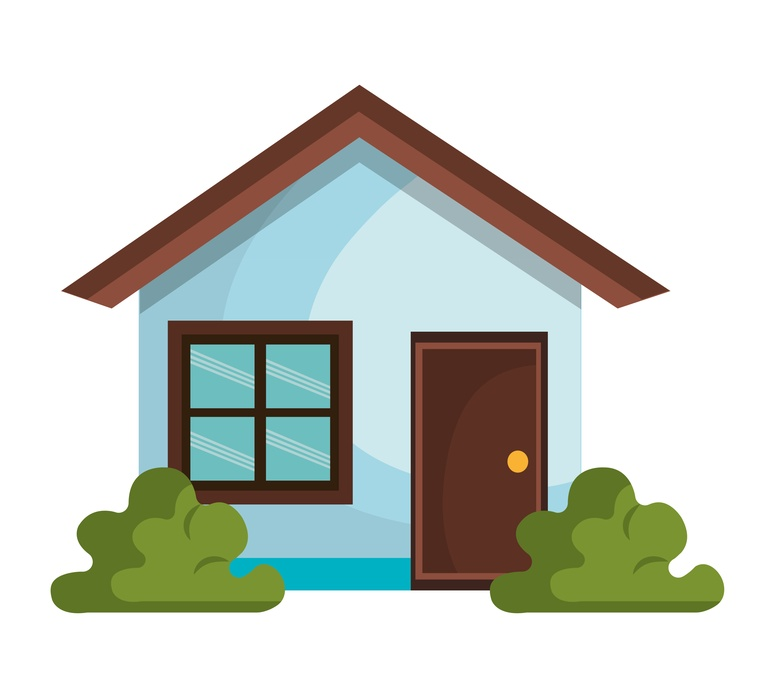
#> input picture house.jpg, 775 x 698 px, shrunk from 5315 x 4790 before the run, found by its file name
$ python main_graphical_optimization.py
#> lines starting #> are read from the running program, lines starting #| are printed output that depends on the picture; after the words box and inside, x2 and y2 are one past the last pixel; in counts of white or black regions, pixels touching at a corner belong together
### graphical_hospital_optimization.py
import random
import math
import cv2
import numpy as np
from typing import List, Tuple, Dict
import os

class GraphicalHospitalOptimization:
    def __init__(self, grid_width: int = 15, grid_height: int = 15,
                 num_houses: int = 20, num_ambulances: int = 4,
                 num_hospitals: int = 3):
        self.grid_width = grid_width
        self.grid_height = grid_height
        self.num_houses = num_houses
        self.num_ambulances = num_ambulances
        self.num_hospitals = num_hospitals

        # Initialize positions
        self.houses = self._generate_random_positions(num_houses)
        self.ambulances = self._generate_random_positions(num_ambulances)
        self.hospitals = self._generate_random_positions(num_hospitals)

        # Cost weights
        self.house_hospital_weight = 1.0
        self.ambulance_hospital_weight = 2.0
        self.ambulance_house_weight = 1.5

        # Load images
        self.house_img = self._load_image("../images/house.jpg", (50, 50))
        self.ambulance_img = self._load_image("../images/ambulance.jpg", (50, 50))
        self.hospital_img = self._load_image("../images/hospital.jpg", (50, 50))

        # Create hospital image if not exists
        if self.hospital_img is None:
            self.hospital_img = self._create_hospital_image((50, 50))

    def _load_image(self, image_path: str, size: Tuple[int, int]):
        """Load and resize an image"""
        if os.path.exists(image_path):
            img = cv2.imread(image_path)
            if img is not None:
                img = cv2.resize(img, size)
                return img
        print(f"Warning: Image {image_path} not found, using generated image")
        return None

    # [16 lines left out: function _create_hospital_image, not called in this run]

    def _generate_random_positions(self, count: int) -> List[Tuple[int, int]]:
        """Generate random positions on the grid"""
        positions = []
        for _ in range(count):
            x = random.randint(0, self.grid_width - 1)
            y = random.randint(0, self.grid_height - 1)
            positions.append((x, y))
        return positions

    def euclidean_distance(self, pos1: Tuple[int, int], pos2: Tuple[int, int]) -> float:
        """Calculate Euclidean distance between two positions"""
        return math.sqrt((pos1[0] - pos2[0])**2 + (pos1[1] - pos2[1])**2)

    def total_cost(self) -> float:
        """Calculate total cost of current configuration"""
        total = 0.0

        for house in self.houses:
            min_dist = min(self.euclidean_distance(house, hospital)
                         for hospital in self.hospitals)
            total += min_dist * self.house_hospital_weight

        for ambulance in self.ambulances:
            min_dist = min(self.euclidean_distance(ambulance, hospital)
                         for hospital in self.hospitals)
            total += min_dist * self.ambulance_hospital_weight

        for house in self.houses:
            min_ambulance_dist = min(self.euclidean_distance(house, ambulance)
                                   for ambulance in self.ambulances)
            total += min_ambulance_dist * self.ambulance_house_weight

        return total

    def get_neighbor(self) -> 'GraphicalHospitalOptimization':
        """Generate a neighbor solution by moving one entity"""
        neighbor = self.copy()

        entity_type = random.choice(['hospital', 'ambulance'])

        if entity_type == 'hospital' and self.hospitals:
            idx = random.randint(0, len(self.hospitals) - 1)
            old_pos = neighbor.hospitals[idx]
            new_pos = self._get_valid_neighbor_position(old_pos)
            neighbor.hospitals[idx] = new_pos

        elif entity_type == 'ambulance' and self.ambulances:
            idx = random.randint(0, len(self.ambulances) - 1)
            old_pos = neighbor.ambulances[idx]
            new_pos = self._get_valid_neighbor_position(old_pos)
            neighbor.ambulances[idx] = new_pos

        return neighbor

    def _get_valid_neighbor_position(self, pos: Tuple[int, int]) -> Tuple[int, int]:
        """Get a valid neighboring position"""
        x, y = pos
        moves = [(0, 1), (1, 0), (0, -1), (-1, 0)]

        valid_moves = []
        for dx, dy in moves:
            new_x, new_y = x + dx, y + dy
            if (0 <= new_x < self.grid_width and 0 <= new_y < self.grid_height):
                valid_moves.append((new_x, new_y))

        return random.choice(valid_moves) if valid_moves else pos

    def copy(self) -> 'GraphicalHospitalOptimization':
        """Create a copy of the current state"""
        new_state = GraphicalHospitalOptimization(self.grid_width, self.grid_height,
                                                self.num_houses, self.num_ambulances,
                                                self.num_hospitals)
        new_state.houses = self.houses.copy()
        new_state.ambulances = self.ambulances.copy()
        new_state.hospitals = self.hospitals.copy()
        return new_state

    def create_visualization(self, show_paths: bool = False) -> np.ndarray:
        """Create a graphical visualization of the grid"""
        cell_size = 60
        padding = 20
        legend_height = 100

        grid_width_px = self.grid_width * cell_size + 2 * padding
        grid_height_px = self.grid_height * cell_size + 2 * padding + legend_height
        grid_img = np.ones((grid_height_px, grid_width_px, 3), dtype=np.uint8) * 240

        for i in range(self.grid_width + 1):
            x = padding + i * cell_size
            cv2.line(grid_img, (x, padding), (x, padding + self.grid_height * cell_size), (200, 200, 200), 1)

        for i in range(self.grid_height + 1):
            y = padding + i * cell_size
            cv2.line(grid_img, (padding, y), (padding + self.grid_width * cell_size, y), (200, 200, 200), 1)

        for x, y in self.houses:
            img_x = padding + x * cell_size + (cell_size - 50) // 2
            img_y = padding + y * cell_size + (cell_size - 50) // 2
            if self.house_img is not None:
                grid_img[img_y:img_y+50, img_x:img_x+50] = self.house_img
            else:
                cv2.rectangle(grid_img, (img_x, img_y), (img_x+50, img_y+50), (0, 255, 0), -1)

        for x, y in self.ambulances:
            img_x = padding + x * cell_size + (cell_size - 50) // 2
            img_y = padding + y * cell_size + (cell_size - 50) // 2
            if self.ambulance_img is not None:
                grid_img[img_y:img_y+50, img_x:img_x+50] = self.ambulance_img
            else:
                cv2.rectangle(grid_img, (img_x, img_y), (img_x+50, img_y+50), (255, 0, 0), -1)

        for x, y in self.hospitals:
            img_x = padding + x * cell_size + (cell_size - 50) // 2
            img_y = padding + y * cell_size + (cell_size - 50) // 2
            if self.hospital_img is not None:
                grid_img[img_y:img_y+50, img_x:img_x+50] = self.hospital_img
            else:
                cv2.rectangle(grid_img, (img_x, img_y), (img_x+50, img_y+50), (0, 0, 255), -1)

        if show_paths:
            self._draw_paths(grid_img, padding, cell_size)

        legend_y = padding + self.grid_height * cell_size + 10
        self._draw_legend(grid_img, legend_y, padding, cell_size)

        cost_text = f"Total Cost: {self.total_cost():.2f}"
        cv2.putText(grid_img, cost_text, (padding, legend_y + 80),
                   cv2.FONT_HERSHEY_SIMPLEX, 0.6, (0, 0, 0), 2)

        return grid_img

    def _draw_paths(self, grid_img: np.ndarray, padding: int, cell_size: int):
        for house in self.houses:
            nearest_hospital = min(self.hospitals, key=lambda h: self.euclidean_distance(house, h))
            self._draw_line(grid_img, house, nearest_hospital, padding, cell_size, (0, 255, 0), 1)

        for ambulance in self.ambulances:
            nearest_hospital = min(self.hospitals, key=lambda h: self.euclidean_distance(ambulance, h))
            self._draw_line(grid_img, ambulance, nearest_hospital, padding, cell_size, (255, 0, 0), 1)

    def _draw_line(self, grid_img: np.ndarray, pos1: Tuple[int, int], pos2: Tuple[int, int],
                  padding: int, cell_size: int, color: Tuple[int, int, int], thickness: int):
        x1 = padding + pos1[0] * cell_size + cell_size // 2
        y1 = padding + pos1[1] * cell_size + cell_size // 2
        x2 = padding + pos2[0] * cell_size + cell_size // 2
        y2 = padding + pos2[1] * cell_size + cell_size // 2
        cv2.line(grid_img, (x1, y1), (x2, y2), color, thickness)

    def _draw_legend(self, grid_img: np.ndarray, legend_y: int, padding: int, cell_size: int):
        if self.house_img is not None:
            grid_img[legend_y:legend_y+30, padding:padding+30] = cv2.resize(self.house_img, (30, 30))
        else:
            cv2.rectangle(grid_img, (padding, legend_y), (padding+30, legend_y+30), (0, 255, 0), -1)
        cv2.putText(grid_img, "House", (padding+40, legend_y+20), cv2.FONT_HERSHEY_SIMPLEX,
                  0.5, (0, 0, 0), 1)

        if self.ambulance_img is not None:
            grid_img[legend_y:legend_y+30, padding+120:padding+150] = cv2.resize(self.ambulance_img, (30, 30))
        else:
            cv2.rectangle(grid_img, (padding+120, legend_y), (padding+150, legend_y+30), (255, 0, 0), -1)
        cv2.putText(grid_img, "Ambulance", (padding+160, legend_y+20), cv2.FONT_HERSHEY_SIMPLEX,
                  0.5, (0, 0, 0), 1)

        if self.hospital_img is not None:
            grid_img[legend_y:legend_y+30, padding+250:padding+280] = cv2.resize(self.hospital_img, (30, 30))
        else:
            cv2.rectangle(grid_img, (padding+250, legend_y), (padding+280, legend_y+30), (0, 0, 255), -1)
        cv2.putText(grid_img, "Hospital", (padding+290, legend_y+20), cv2.FONT_HERSHEY_SIMPLEX,
                  0.5, (0, 0, 0), 1)

    def display(self, window_name: str = "Hospital Optimization", show_paths: bool = False):
        visualization = self.create_visualization(show_paths)
        cv2.imshow(window_name, visualization)
        cv2.waitKey(1)

    def save_visualization(self, filename: str, show_paths: bool = False):
        visualization = self.create_visualization(show_paths)
        cv2.imwrite(filename, visualization)

### graphical_hill_climbing.py
import cv2
import random
import math
from graphical_hospital_optimization import GraphicalHospitalOptimization

class GraphicalHillClimbingOptimizer:
    def __init__(self, max_iterations: int = 1000, max_no_improvement: int = 100,
                 display_frequency: int = 10):
        self.max_iterations = max_iterations
        self.max_no_improvement = max_no_improvement
        self.display_frequency = display_frequency

    def optimize(self, initial_state: GraphicalHospitalOptimization) -> GraphicalHospitalOptimization:
        current_state = initial_state
        current_cost = current_state.total_cost()

        best_state = current_state.copy()
        best_cost = current_cost

        no_improvement_count = 0

        print(f"Initial cost: {current_cost:.2f}")
        current_state.display("Hospital Optimization - Initial State")

        for iteration in range(self.max_iterations):
            if no_improvement_count >= self.max_no_improvement:
                print(f"Stopping early - no improvement for {self.max_no_improvement} iterations")
                break

            neighbor = current_state.get_neighbor()
            neighbor_cost = neighbor.total_cost()

            if neighbor_cost < current_cost:
                current_state = neighbor
                current_cost = neighbor_cost
                no_improvement_count = 0

                if neighbor_cost < best_cost:
                    best_state = neighbor.copy()
                    best_cost = neighbor_cost
                    print(f"Iteration {iteration}: New best cost: {best_cost:.2f}")
                    best_state.display("Hospital Optimization - Best State")
            else:
                no_improvement_count += 1

            if iteration % self.display_frequency == 0:
                current_state.display("Hospital Optimization - Current State")

            if iteration % 100 == 0:
                print(f"Iteration {iteration}: Current cost: {current_cost:.2f}")

        print(f"Final best cost: {best_cost:.2f}")
        print(f"Improvement: {initial_state.total_cost() - best_cost:.2f}")

        best_state.display("Hospital Optimization - Final Result", show_paths=True)
        best_state.save_visualization("../results/final_optimization_result.jpg", show_paths=True)
        print("Final result saved as '../results/final_optimization_result.jpg'")

        return best_state

class SimulatedAnnealingOptimizer:
    # [48 lines left out: functions __init__, optimize, not called in this run]

### main_graphical_optimization.py
import random
import cv2
from graphical_hospital_optimization import GraphicalHospitalOptimization
from graphical_hill_climbing import GraphicalHillClimbingOptimizer, SimulatedAnnealingOptimizer

def main():
    random.seed(42)

    print("Creating graphical hospital optimization problem...")
    problem = GraphicalHospitalOptimization(
        grid_width=12,
        grid_height=12,
        num_houses=15,
        num_ambulances=3,
        num_hospitals=2
    )
#> in _load_image, img is the input picture: shape (698, 775, 3); mean B, G, R 199.3, 207.1, 202.2
#> call 2 of _load_image, with image_path = '../images/ambulance.jpg', size = (50, 50)
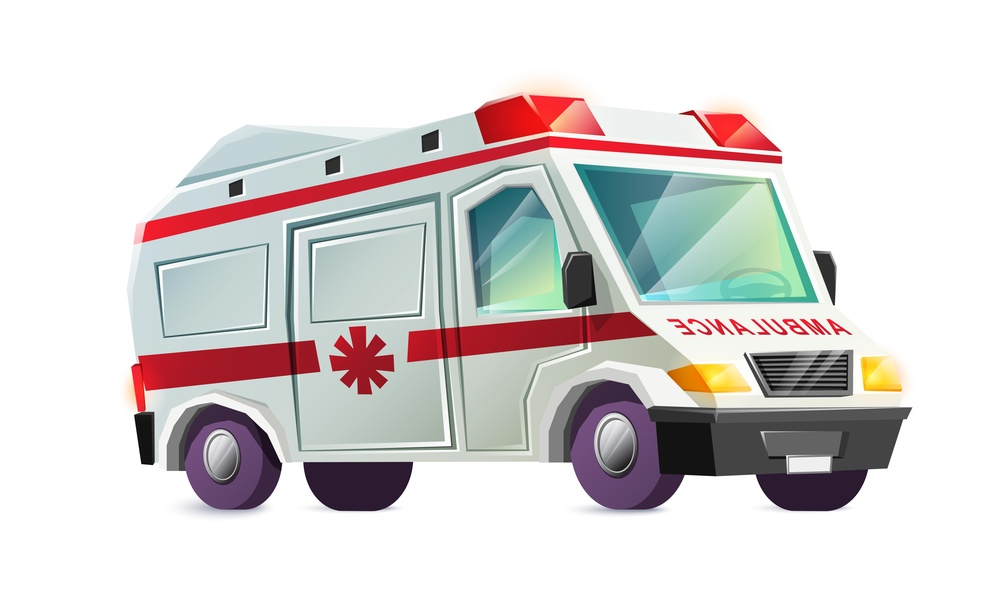
#> input picture ambulance.jpg, 1000 x 603 px, shrunk from 6862 x 4135 before the run, found by its file name
#> in _load_image, img is the input picture: shape (603, 1000, 3); mean B, G, R 212.3, 212.9, 217.1
#> in _load_image (call 2), `img = cv2.resize(img, size)`:
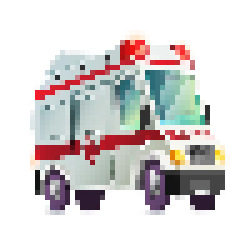
#> img: shape (50, 50, 3) (shown 5 times larger); mean B, G, R 211.9, 212.5, 216.8
#> call 3 of _load_image, with image_path = '../images/hospital.jpg', size = (50, 50)
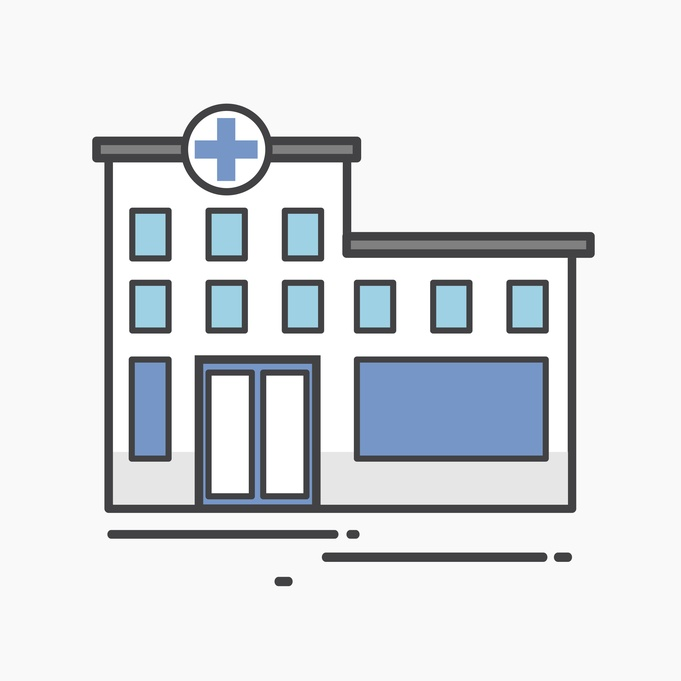
#> input picture hospital.jpg, 681 x 681 px, shrunk from 4675 x 4675 before the run, found by its file name
#> in _load_image, img is the input picture: shape (681, 681, 3); mean B, G, R 227.3, 224.1, 221.2

    print("\nInitial configuration:")
    initial_cost = problem.total_cost()
    print(f"Initial total cost: {initial_cost:.2f}")

    problem.display("Initial State")
#> after the loop in create_visualization, `for x, y in self.ambulances:`:
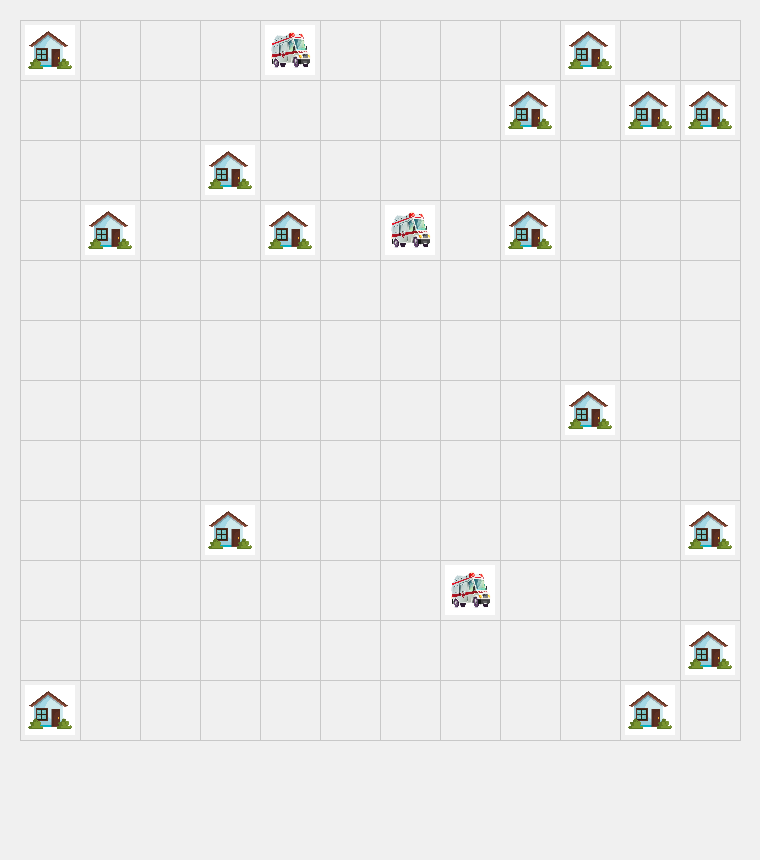
#> grid_img: shape (860, 760, 3); mean B, G, R 236.2, 236.6, 236.4
#> after the loop in create_visualization, `for x, y in self.hospitals:`:
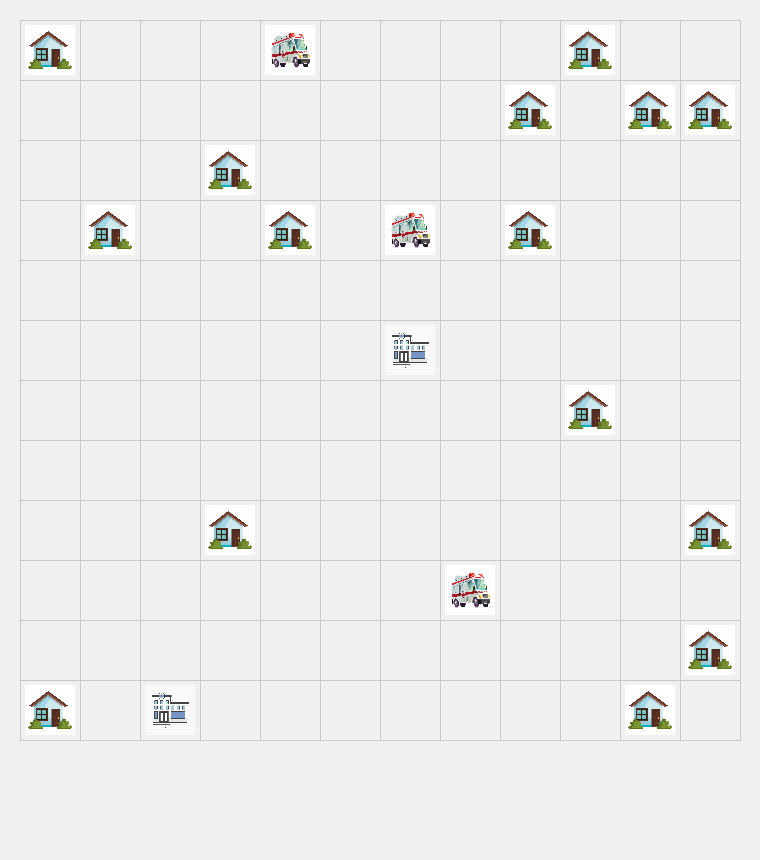
#> grid_img: shape (860, 760, 3); 0.76% of pixels changed, all inside (x1, y1, x2, y2) = (145, 325, 435, 735)
#> in _draw_legend, `cv2.putText(grid_img, "House", (padding+40, legend_y+20), cv2.FONT_HER..`: grid_img: shape (860, 760, 3); mean B, G, R 236, 236.4, 236.2
#> in _draw_legend, `cv2.putText(grid_img, "Ambulance", (padding+160, legend_y+20), cv2.FON..`: grid_img: shape (860, 760, 3); mean B, G, R 235.9, 236.3, 236.1
#> in _draw_legend, `grid_img[legend_y:legend_y+30, padding+250:padding+280] = cv2.resize(s..`: grid_img: shape (860, 760, 3); mean B, G, R 235.8, 236.3, 236
    problem.save_visualization("../results/initial_state.jpg")
#> call 2 of create_visualization, with show_paths = False
#> after the loop in create_visualization (call 2), `for i in range(self.grid_width + 1):`:
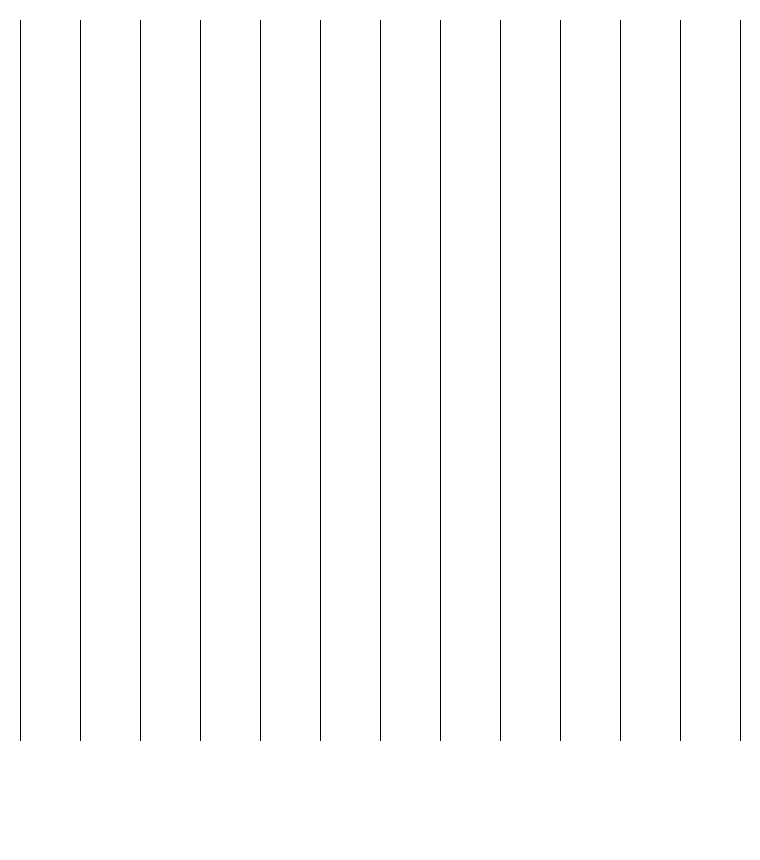
#> grid_img: shape (860, 760, 3); values 200 (black) and 240 (white), 98.6% white; black in thin lines or dots, all inside (x1, y1, x2, y2) = (20, 20, 741, 741)
#> after the loop in create_visualization (call 2), `for i in range(self.grid_height + 1):`:
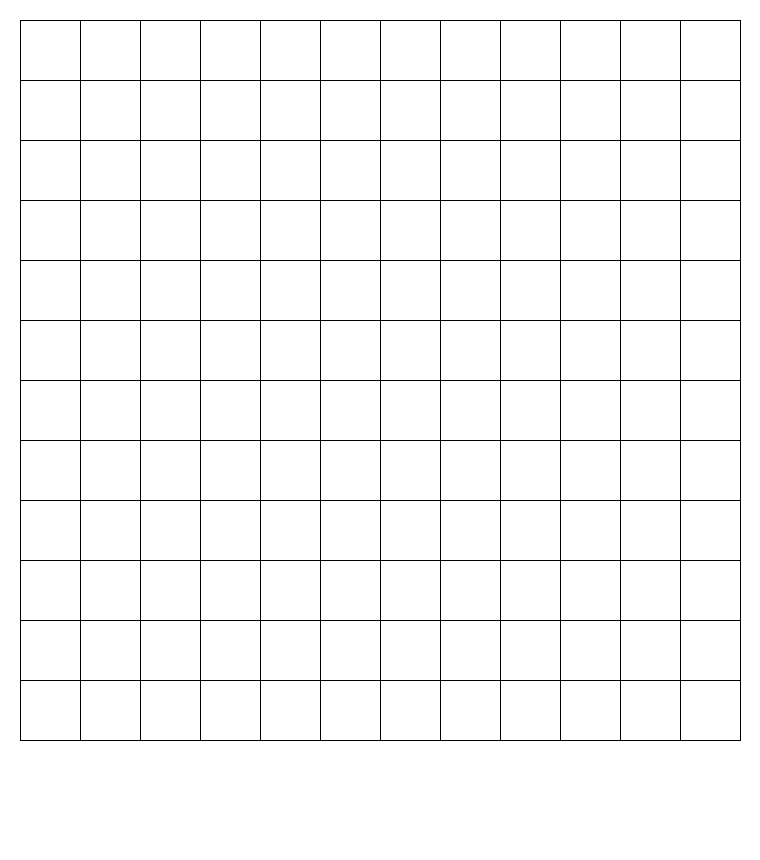
#> grid_img: shape (860, 760, 3); values 200 (black) and 240 (white), 97.2% white; black in thin lines or dots, all inside (x1, y1, x2, y2) = (20, 20, 741, 741)
    print("Initial state saved as '../results/initial_state.jpg'")

    print("\nRunning Hill Climbing optimization with graphical display...")
    print("Press any key on the image windows to continue...")

    optimizer = GraphicalHillClimbingOptimizer(
        max_iterations=2000,
        max_no_improvement=200,
        display_frequency=20
    )

    optimized_solution = optimizer.optimize(problem)

    print("\nOptimization completed!")
    final_cost = optimized_solution.total_cost()
    print(f"Final total cost: {final_cost:.2f}")
    print(f"Cost improvement: {initial_cost - final_cost:.2f}")
    print(f"Improvement percentage: {(initial_cost - final_cost) / initial_cost * 100:.1f}%")

    print("\nPress any key to close all windows...")
    cv2.waitKey(0)
    cv2.destroyAllWindows()

if __name__ == "__main__":
    main()
